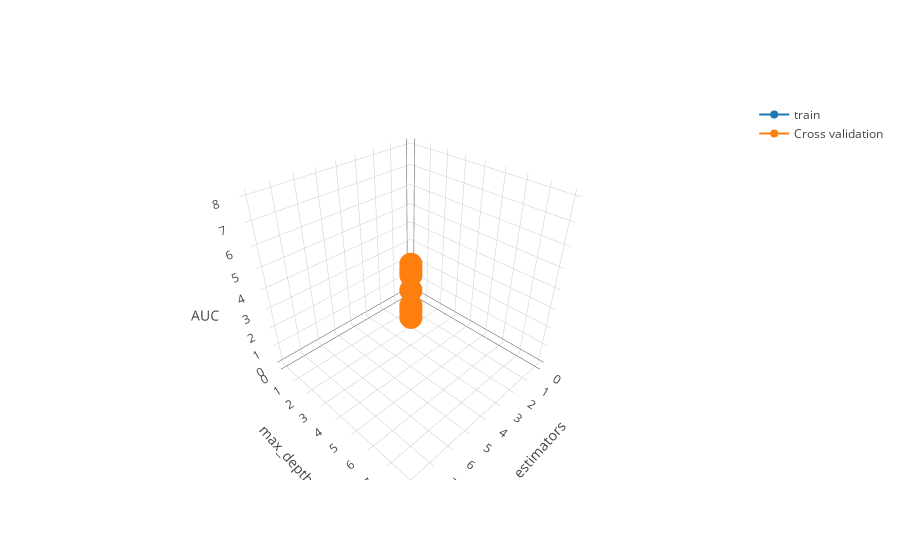

Source (notebook cell):
### Code cell
# https://plot.ly/python/3d-axes/
trace1 = go.Scatter3d(x=x1,y=y1,z=z1, name = 'train')
trace2 = go.Scatter3d(x=x2,y=y2,z=z2, name = 'Cross validation')
data = [trace1, trace2]

layout = go.Layout(scene = dict(
        xaxis = dict(title='n_estimators'),
        yaxis = dict(title='max_depth'),
        zaxis = dict(title='AUC'),))

fig = go.Figure(data=data, layout=layout)
offline.iplot(fig, filename='3d-scatter-colorscale')

### Figure 1 — Plotly figure (JSON) as saved in the notebook; plotly's stock layout.template omitted (floating-point values rounded to 4 significant figures)
{"data": [{"name": "train", "type": "scatter3d", "uid": "b33ae0ca-fa4a-11e8-b9d3-88787351cc59", "x": [0, 1, 2, 3, 4, 5, 6, 7, 8], "y": [0, 1, 2, 3, 4, 5, 6, 7, 8], "z": [0, 1, 2, 3, 4, 5, 6, 7, 8]}, {"name": "Cross validation", "type": "scatter3d", "uid": "b33ae0cb-fa4a-11e8-a3b0-88787351cc59", "x": [0, 1, 2, 3, 4, 5, 6, 7, 8], "y": [0, 1, 2, 3, 4, 5, 6, 7, 8], "z": [1, 0, 3, 2, 5, 4, 7, 6, 8]}], "layout": {"scene": {"xaxis": {"title": "n_estimators"}, "yaxis": {"title": "max_depth"}, "zaxis": {"title": "AUC"}}}}
